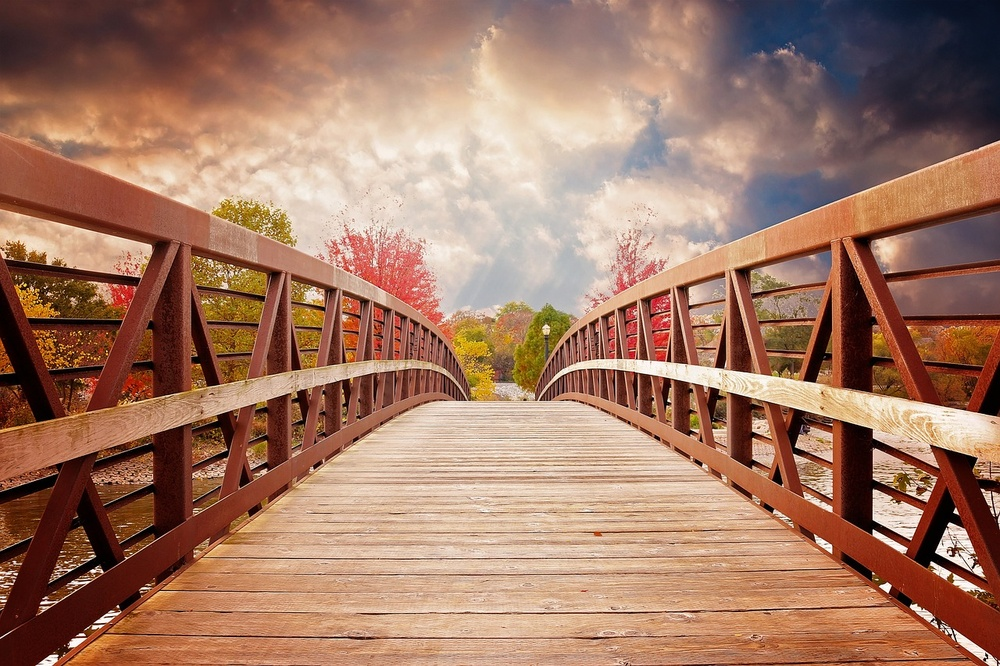
#> input picture Image.jpg, 1000 x 666 px, shrunk from 1280 x 853 before the run
$ python C14_CompassOperators.py   (older library calls are emulated)
#> lines starting #> are read from the running program, lines starting #| are printed output that depends on the picture
import cv2
import numpy as np
import matplotlib.pyplot as plt

# Read image in grayscale
img = cv2.imread("Image.jpg", 0)
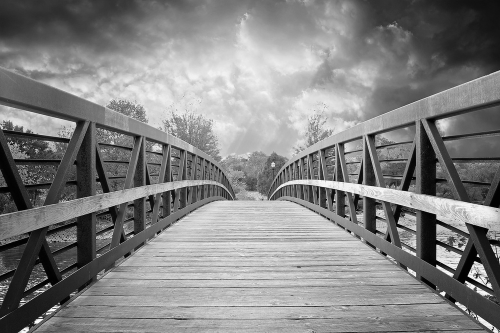
#> img: shape (666, 1000) (shown at 1/2 size); min 0, max 255, mean 130.7

# KIRSCH OPERATOR

kirsch_masks = [
    np.array([[5,5,5],[-3,0,-3],[-3,-3,-3]]),      # N
    np.array([[5,5,-3],[5,0,-3],[-3,-3,-3]]),      # NE
    np.array([[5,-3,-3],[5,0,-3],[5,-3,-3]]),      # E
    np.array([[-3,-3,-3],[5,0,-3],[5,5,-3]]),      # SE
    np.array([[-3,-3,-3],[-3,0,-3],[5,5,5]]),      # S
    np.array([[-3,-3,-3],[-3,0,5],[-3,5,5]]),      # SW
    np.array([[-3,-3,5],[-3,0,5],[-3,-3,5]]),      # W
    np.array([[-3,5,5],[-3,0,5],[-3,-3,-3]])       # NW
]

kirsch_responses = []

for mask in kirsch_masks:
    response = cv2.filter2D(img, cv2.CV_64F, mask)
    kirsch_responses.append(np.abs(response))
#> this loop made 8 passes
#> pass 1, `response = cv2.filter2D(img, cv2.CV_64F, mask)`:
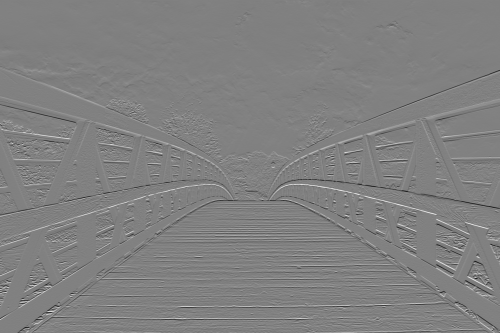
#> response: shape (666, 1000) float64 (shown at 1/2 size); min -3202, max 3130, mean -1.9; drawn with min black and max white
#> pass 3, `response = cv2.filter2D(img, cv2.CV_64F, mask)`:
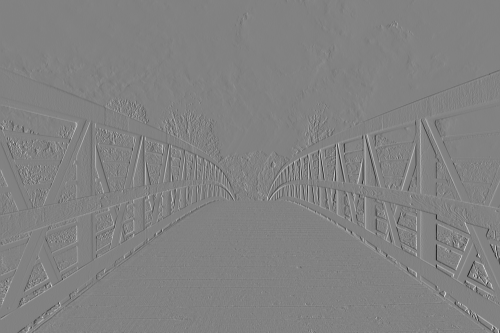
#> response: shape (666, 1000) float64 (shown at 1/2 size); min -3226, max 3107, mean 0.1; drawn with min black and max white
#> after the loop, kirsch_responses = 8 items

kirsch_edge = np.max(np.stack(kirsch_responses), axis=0)
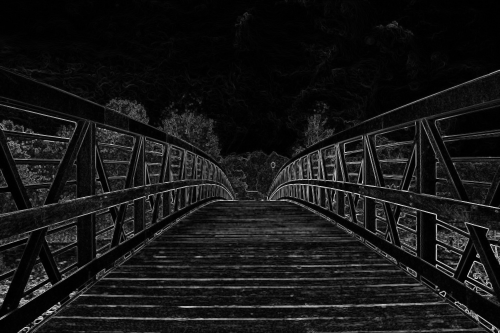
#> kirsch_edge: shape (666, 1000) float64 (shown at 1/2 size); min 0, max 3273, mean 291.5; drawn with min black and max white
kirsch_edge = np.uint8(np.clip(kirsch_edge, 0, 255))
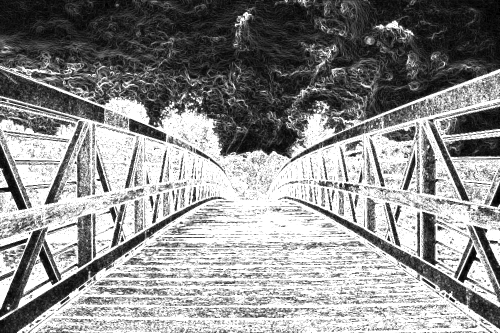
#> kirsch_edge: shape (666, 1000) (shown at 1/2 size); min 0, max 255, mean 142.7


# ROBINSON OPERATOR


robinson_masks = [
    np.array([[-1,0,1],[-2,0,2],[-1,0,1]]),   # E
    np.array([[0,1,2],[-1,0,1],[-2,-1,0]]),   # NE
    np.array([[1,2,1],[0,0,0],[-1,-2,-1]]),   # N
    np.array([[2,1,0],[1,0,-1],[0,-1,-2]]),   # NW
    np.array([[1,0,-1],[2,0,-2],[1,0,-1]]),   # W
    np.array([[0,-1,-2],[1,0,-1],[2,1,0]]),   # SW
    np.array([[-1,-2,-1],[0,0,0],[1,2,1]]),   # S
    np.array([[-2,-1,0],[-1,0,1],[0,1,2]])    # SE
]

robinson_responses = []

for mask in robinson_masks:
    response = cv2.filter2D(img, cv2.CV_64F, mask)
    robinson_responses.append(np.abs(response))
#> this loop made 8 passes
#> mask on passes 1 to 8: [[-1, 0, 1], [-2, 0, 2], [-1, 0, 1]], [[0, 1, 2], [-1, 0, 1], [-2, -1, 0]], [[1, 2, 1], [0, 0, 0], [-1, -2, -1]], [[2, 1, 0], [1, 0, -1], [0, -1, -2]], [[1, 0, -1], [2, 0, -2], [1, 0, -1]], [[0, -1, -2], [1, 0, -1], [2, 1, 0]], [[-1, -2, -1], [0, 0, 0], [1, 2, 1]], [[-2, -1, 0], [-1, 0, 1], [0, 1, 2]]
#> pass 1, `response = cv2.filter2D(img, cv2.CV_64F, mask)`:
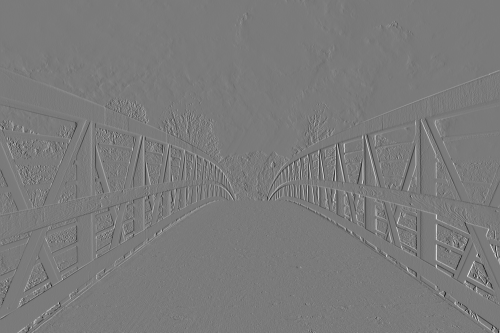
#> response: shape (666, 1000) float64 (shown at 1/2 size); min -935, max 1006, mean 0; drawn with min black and max white
#> after the loop, robinson_responses = 8 items

robinson_edge = np.max(np.stack(robinson_responses), axis=0)
robinson_edge = np.uint8(np.clip(robinson_edge, 0, 255))
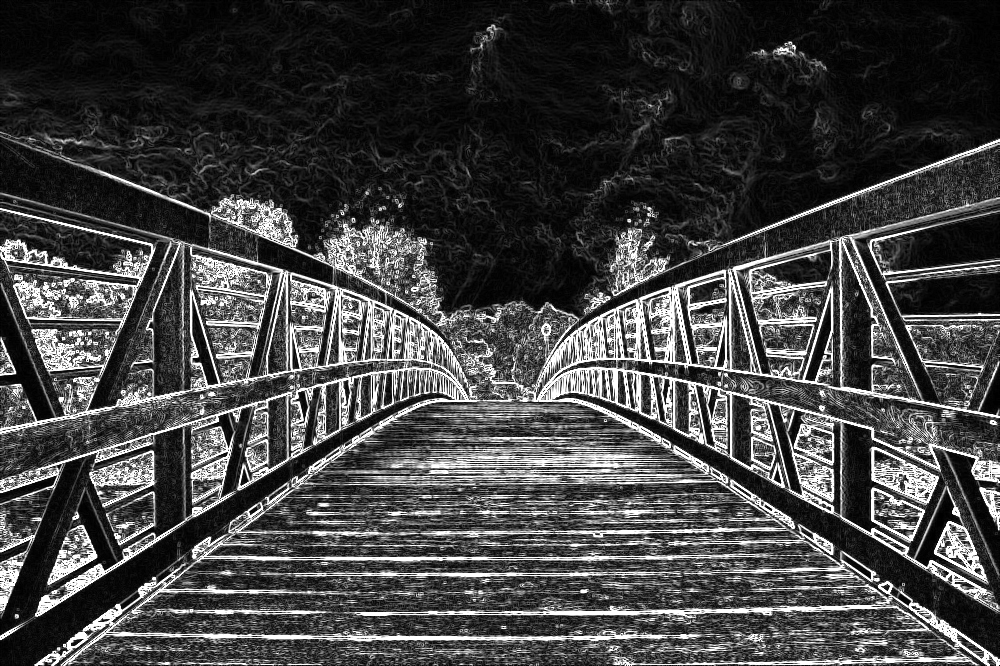
#> robinson_edge: shape (666, 1000); min 0, max 255, mean 67.3


plt.figure(figsize=(12,5))

plt.subplot(1,3,1)
plt.imshow(img, cmap='gray')
plt.title("Original Image")
plt.axis("off")

plt.subplot(1,3,2)
plt.imshow(kirsch_edge, cmap='gray')
plt.title("Kirsch Edge Detection")
plt.axis("off")

plt.subplot(1,3,3)
plt.imshow(robinson_edge, cmap='gray')
plt.title("Robinson Edge Detection")
plt.axis("off")

plt.tight_layout()
plt.show()
